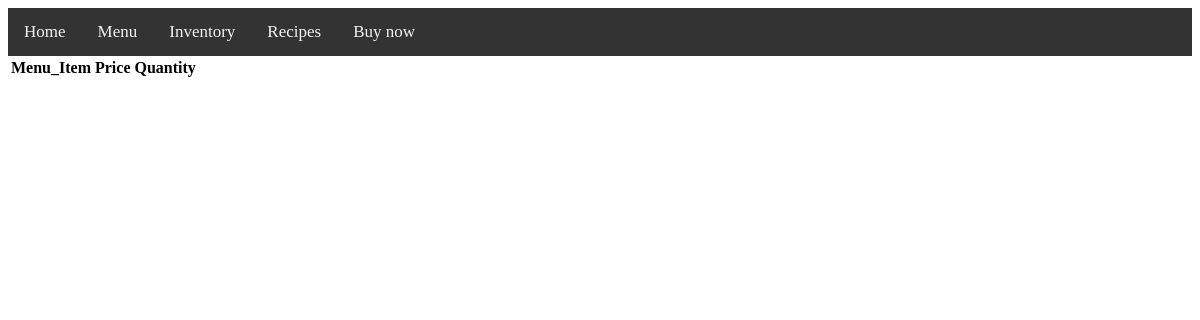
Before: /purchase/ with the older database file.
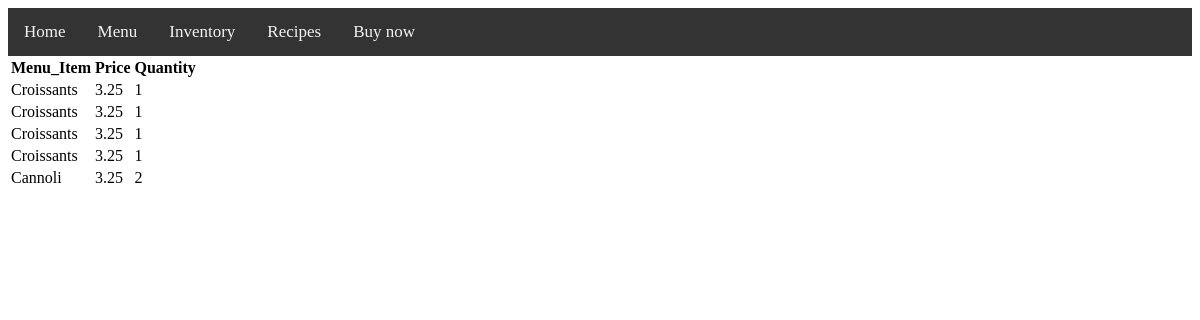
After: the same page with the newer database file.
### inventory/models.py (models this page shows, shortened)
class Purchase(models.Model):
    menu_item=models.ForeignKey(MenuItem,on_delete=models.CASCADE)
    quantity = models.PositiveIntegerField(default=0)
    created_on = models.DateTimeField(auto_now_add=True)
    updated_on = models.DateTimeField(auto_now=True)

class MenuItem(models.Model):
    title = models.CharField(max_length=50)
    price = models.DecimalField(max_digits=5, decimal_places=2)

### inventory/views.py (the view)
# urls.py: path('purchase/', views.PurchaseView.as_view(), name='purchaselist'),
class PurchaseView(ListView):
    model = Purchase
    template_name = "inventory/purchase.html"

### inventory/templates/inventory/purchase.html
{% extends 'inventory/base.html' %}
{% load static %}
{% block head %}
 <link rel="stylesheet" href="{% static 'inventory/style.css' %}">
{% endblock %}
{% block content %}
<table>
    <thead>
      <tr>
        <th> Menu_Item </th>
        <th> Price </th>
        <th> Quantity </th>
      </tr>
    </thead>
    <tbody>
    {% for obj in object_list %}
      <tr>
        <td>{{obj.menu_item.title}}</td>
        <td>{{obj.menu_item.price}}</td>
        <td>{{obj.quantity}}</td>
      </tr>
     {% endfor %}
    </tbody>
 </table>
{% endblock %}

### inventory/templates/inventory/base.html (shortened to what this page needs)
<!DOCTYPE html>
<html lang="en">
<head>
    {% block head %}
    {% endblock %}
</head>
<body>
<div class="topnav">
  <a href="{% url 'home' %}">Home</a>
  <a href ="{% url 'menuitemlist' %}">Menu</a>
  <a href= "{% url 'ingredientlist' %}">Inventory </a>
  <a href= "{% url 'recipelist' %}"> Recipes </a>
   <a href= "{% url 'addpurchase' %}"> Buy now </a>
</div>
    {% block content %}
    {% endblock %}
</body>
</html>

### inventory/static/inventory/style.css (style rules this page uses)
.topnav { background-color: #333; overflow: hidden; }
.topnav a { float: left; color: #f2f2f2; text-align: center; padding: 14px 16px; text-decoration: none; font-size: 17px; }

Changed rows visible on the page:
added Purchase: menu_item "Croissants", menu_item.price "3.25", quantity "1"
added Purchase: menu_item "Croissants", menu_item.price "3.25", quantity "1"
added Purchase: menu_item "Croissants", menu_item.price "3.25", quantity "1"
added Purchase: menu_item "Croissants", menu_item.price "3.25", quantity "1"
added Purchase: menu_item "Cannoli", menu_item.price "3.25", quantity "2"
